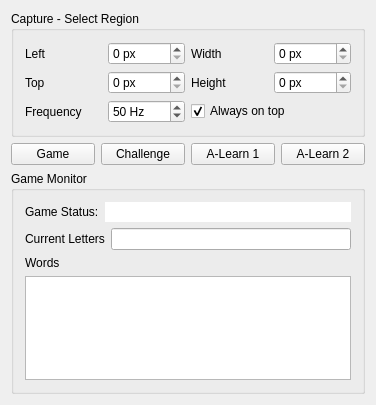
<?xml version="1.0" encoding="UTF-8"?>
<ui version="4.0">
 <class>AppWidgetClass</class>
 <widget class="QWidget" name="AppWidgetClass">
  <property name="geometry">
   <rect>
    <x>0</x>
    <y>0</y>
    <width>376</width>
    <height>405</height>
   </rect>
  </property>
  <property name="windowTitle">
   <string>AppWidget</string>
  </property>
  <layout class="QVBoxLayout" name="verticalLayout">
   <item>
    <widget class="QGroupBox" name="capBox">
     <property name="title">
      <string>Capture - Select Region</string>
     </property>
     <layout class="QGridLayout" name="gridLayout">
      <item row="0" column="0">
       <widget class="QLabel" name="xOffsetLabel">
        <property name="text">
         <string>Left</string>
        </property>
       </widget>
      </item>
      <item row="0" column="1">
       <widget class="QSpinBox" name="left">
        <property name="suffix">
         <string> px</string>
        </property>
       </widget>
      </item>
      <item row="0" column="2">
       <widget class="QLabel" name="regionWidthLabel">
        <property name="text">
         <string>Width</string>
        </property>
       </widget>
      </item>
      <item row="0" column="3">
       <widget class="QSpinBox" name="width">
        <property name="suffix">
         <string> px</string>
        </property>
       </widget>
      </item>
      <item row="1" column="0">
       <widget class="QLabel" name="yOffsetLabel">
        <property name="text">
         <string>Top</string>
        </property>
       </widget>
      </item>
      <item row="1" column="1">
       <widget class="QSpinBox" name="top">
        <property name="suffix">
         <string> px</string>
        </property>
       </widget>
      </item>
      <item row="1" column="2">
       <widget class="QLabel" name="regionHeightLabel">
        <property name="text">
         <string>Height</string>
        </property>
       </widget>
      </item>
      <item row="1" column="3">
       <widget class="QSpinBox" name="height">
        <property name="suffix">
         <string> px</string>
        </property>
       </widget>
      </item>
      <item row="2" column="0">
       <widget class="QLabel" name="yOffsetLabel_2">
        <property name="text">
         <string>Frequency</string>
        </property>
       </widget>
      </item>
      <item row="2" column="1">
       <widget class="QSpinBox" name="frequency">
        <property name="suffix">
         <string> Hz</string>
        </property>
        <property name="minimum">
         <number>2</number>
        </property>
        <property name="maximum">
         <number>100</number>
        </property>
        <property name="value">
         <number>50</number>
        </property>
       </widget>
      </item>
      <item row="2" column="2" colspan="2">
       <widget class="QCheckBox" name="onTop">
        <property name="text">
         <string>Always on top</string>
        </property>
        <property name="checked">
         <bool>true</bool>
        </property>
       </widget>
      </item>
     </layout>
    </widget>
   </item>
   <item>
    <layout class="QHBoxLayout" name="horizontalLayout">
     <item>
      <widget class="QPushButton" name="btnGame">
       <property name="text">
        <string>Game</string>
       </property>
      </widget>
     </item>
     <item>
      <widget class="QPushButton" name="btnChallenge">
       <property name="text">
        <string>Challenge</string>
       </property>
      </widget>
     </item>
     <item>
      <widget class="QPushButton" name="btnLearn1">
       <property name="text">
        <string>A-Learn 1</string>
       </property>
      </widget>
     </item>
     <item>
      <widget class="QPushButton" name="btnLearn2">
       <property name="text">
        <string>A-Learn 2</string>
       </property>
      </widget>
     </item>
    </layout>
   </item>
   <item>
    <widget class="QGroupBox" name="groupBox">
     <property name="title">
      <string>Game Monitor</string>
     </property>
     <property name="checked">
      <bool>false</bool>
     </property>
     <layout class="QGridLayout" name="gridLayout_3">
      <item row="0" column="0">
       <widget class="QLabel" name="label">
        <property name="text">
         <string>Game Status:</string>
        </property>
       </widget>
      </item>
      <item row="0" column="1" colspan="2">
       <widget class="QLineEdit" name="gameStatus">
        <property name="frame">
         <bool>false</bool>
        </property>
        <property name="readOnly">
         <bool>true</bool>
        </property>
       </widget>
      </item>
      <item row="1" column="0" colspan="2">
       <widget class="QLabel" name="label_2">
        <property name="text">
         <string>Current Letters</string>
        </property>
       </widget>
      </item>
      <item row="1" column="2">
       <widget class="QLineEdit" name="letters"/>
      </item>
      <item row="3" column="0" colspan="3">
       <widget class="QPlainTextEdit" name="words"/>
      </item>
      <item row="2" column="0">
       <widget class="QLabel" name="label_3">
        <property name="text">
         <string>Words</string>
        </property>
       </widget>
      </item>
     </layout>
    </widget>
   </item>
  </layout>
 </widget>
 <layoutdefault spacing="6" margin="11"/>
 <resources/>
 <connections/>
</ui>
